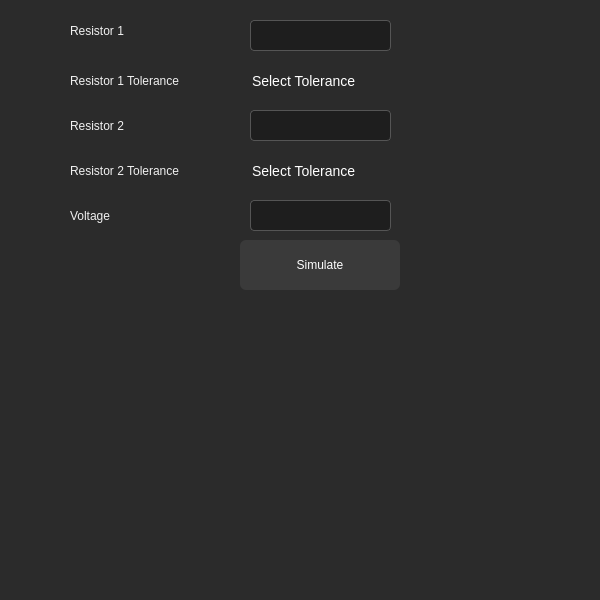
<?xml version="1.0" encoding="UTF-8"?>
<ui version="4.0">
 <class>MainWindow</class>
 <widget class="QMainWindow" name="MainWindow">
  <property name="geometry">
   <rect>
    <x>0</x>
    <y>0</y>
    <width>600</width>
    <height>600</height>
   </rect>
  </property>
  <property name="windowTitle">
   <string>Lab_Project</string>
  </property>
  <property name="autoFillBackground">
   <bool>false</bool>
  </property>
  <property name="styleSheet">
   <string notr="true">background-color: #2b2b2b;   /* macOS dark gray */
color: #f0f0f0;              /* slightly off-white text */
</string>
  </property>
  <widget class="QWidget" name="centralwidget">
   <widget class="QLineEdit" name="lineEdit">
    <property name="geometry">
     <rect>
      <x>250</x>
      <y>20</y>
      <width>141</width>
      <height>31</height>
     </rect>
    </property>
    <property name="layoutDirection">
     <enum>Qt::LeftToRight</enum>
    </property>
    <property name="styleSheet">
     <string notr="true">background-color: #1e1e1e;
color: #ffffff;
border: 1px solid #555;
border-radius: 4px;
padding: 3px;
</string>
    </property>
    <property name="text">
     <string/>
    </property>
   </widget>
   <widget class="QLabel" name="label">
    <property name="geometry">
     <rect>
      <x>70</x>
      <y>10</y>
      <width>121</width>
      <height>41</height>
     </rect>
    </property>
    <property name="layoutDirection">
     <enum>Qt::LeftToRight</enum>
    </property>
    <property name="text">
     <string>Resistor 1</string>
    </property>
   </widget>
   <widget class="QLabel" name="label_2">
    <property name="geometry">
     <rect>
      <x>70</x>
      <y>110</y>
      <width>121</width>
      <height>31</height>
     </rect>
    </property>
    <property name="layoutDirection">
     <enum>Qt::LeftToRight</enum>
    </property>
    <property name="text">
     <string>Resistor 2</string>
    </property>
   </widget>
   <widget class="QPushButton" name="pushButton">
    <property name="geometry">
     <rect>
      <x>240</x>
      <y>240</y>
      <width>160</width>
      <height>50</height>
     </rect>
    </property>
    <property name="layoutDirection">
     <enum>Qt::LeftToRight</enum>
    </property>
    <property name="autoFillBackground">
     <bool>false</bool>
    </property>
    <property name="styleSheet">
     <string notr="true">background-color: #3a3a3a;
color: #ffffff;
border-radius: 6px;
padding: 5px;
</string>
    </property>
    <property name="text">
     <string>Simulate</string>
    </property>
    <property name="shortcut">
     <string>Return</string>
    </property>
   </widget>
   <widget class="QLineEdit" name="lineEdit_3">
    <property name="geometry">
     <rect>
      <x>250</x>
      <y>200</y>
      <width>141</width>
      <height>31</height>
     </rect>
    </property>
    <property name="layoutDirection">
     <enum>Qt::LeftToRight</enum>
    </property>
    <property name="styleSheet">
     <string notr="true">background-color: #1e1e1e;
color: #ffffff;
border: 1px solid #555;
border-radius: 4px;
padding: 3px;
</string>
    </property>
    <property name="text">
     <string/>
    </property>
   </widget>
   <widget class="QLabel" name="label_3">
    <property name="geometry">
     <rect>
      <x>70</x>
      <y>190</y>
      <width>121</width>
      <height>51</height>
     </rect>
    </property>
    <property name="layoutDirection">
     <enum>Qt::LeftToRight</enum>
    </property>
    <property name="text">
     <string>Voltage</string>
    </property>
   </widget>
   <widget class="QLabel" name="label_4">
    <property name="geometry">
     <rect>
      <x>100</x>
      <y>340</y>
      <width>431</width>
      <height>171</height>
     </rect>
    </property>
    <property name="layoutDirection">
     <enum>Qt::LeftToRight</enum>
    </property>
    <property name="text">
     <string/>
    </property>
   </widget>
   <widget class="QLineEdit" name="lineEdit_2">
    <property name="geometry">
     <rect>
      <x>250</x>
      <y>110</y>
      <width>141</width>
      <height>31</height>
     </rect>
    </property>
    <property name="layoutDirection">
     <enum>Qt::LeftToRight</enum>
    </property>
    <property name="styleSheet">
     <string notr="true">background-color: #1e1e1e;
color: #ffffff;
border: 1px solid #555;
border-radius: 4px;
padding: 3px;
</string>
    </property>
    <property name="text">
     <string/>
    </property>
   </widget>
   <widget class="QLabel" name="label_5">
    <property name="geometry">
     <rect>
      <x>70</x>
      <y>60</y>
      <width>151</width>
      <height>41</height>
     </rect>
    </property>
    <property name="layoutDirection">
     <enum>Qt::LeftToRight</enum>
    </property>
    <property name="text">
     <string>Resistor 1 Tolerance</string>
    </property>
   </widget>
   <widget class="QLabel" name="label_6">
    <property name="geometry">
     <rect>
      <x>70</x>
      <y>150</y>
      <width>151</width>
      <height>41</height>
     </rect>
    </property>
    <property name="layoutDirection">
     <enum>Qt::LeftToRight</enum>
    </property>
    <property name="text">
     <string>Resistor 2 Tolerance</string>
    </property>
   </widget>
   <widget class="QComboBox" name="comboBox1">
    <property name="geometry">
     <rect>
      <x>240</x>
      <y>60</y>
      <width>171</width>
      <height>41</height>
     </rect>
    </property>
    <property name="minimumSize">
     <size>
      <width>160</width>
      <height>36</height>
     </size>
    </property>
    <property name="toolTip">
     <string>Template combo for Section column (Apple-style rose gradient)</string>
    </property>
    <property name="styleSheet">
     <string notr="true">QComboBox {
    background: qlineargradient(spread:pad, x1:0, y1:0.5, x2:1, y2:0.5,
        stop:0 rgba(255,140,90,255),
        stop:1 rgba(255,57,0,255));
    color: white;
    padding-left: 12px;
    padding-right: 30px;
    border-radius: 15px;
    font-size: 14px;
    min-height: 36px;
}

/* Arrow Area */
QComboBox::drop-down {
    width: 26px;
    border: none;
}

/* The arrow icon */
QComboBox::down-arrow {
    image: url(&quot;C:/Users/ibrah/Desktop/New folder 111/icons_exported/iphone_rose.png&quot;);
    width: 25px;
    height: 25px;
}
</string>
    </property>
    <item>
     <property name="text">
      <string>Select Tolerance</string>
     </property>
    </item>
    <item>
     <property name="text">
      <string>±10%</string>
     </property>
    </item>
    <item>
     <property name="text">
      <string>±5%</string>
     </property>
    </item>
   </widget>
   <widget class="QComboBox" name="comboBox2">
    <property name="geometry">
     <rect>
      <x>240</x>
      <y>150</y>
      <width>171</width>
      <height>41</height>
     </rect>
    </property>
    <property name="minimumSize">
     <size>
      <width>160</width>
      <height>36</height>
     </size>
    </property>
    <property name="toolTip">
     <string>Template combo for Section column (Apple-style rose gradient)</string>
    </property>
    <property name="styleSheet">
     <string notr="true">QComboBox {
    background: qlineargradient(spread:pad, x1:0, y1:0.5, x2:1, y2:0.5,
        stop:0 rgba(255,140,90,255),
        stop:1 rgba(255,57,0,255));
    color: white;
    padding-left: 12px;
    padding-right: 30px;
    border-radius: 15px;
    font-size: 14px;
    min-height: 36px;
}

/* Arrow Area */
QComboBox::drop-down {
    width: 26px;
    border: none;
}

/* The arrow icon */
QComboBox::down-arrow {
    image: url(&quot;C:/Users/ibrah/Desktop/New folder 111/icons_exported/iphone_rose.png&quot;);
    width: 25px;
    height: 25px;
}
</string>
    </property>
    <item>
     <property name="text">
      <string>Select Tolerance</string>
     </property>
    </item>
    <item>
     <property name="text">
      <string>±10%</string>
     </property>
    </item>
    <item>
     <property name="text">
      <string>±5%</string>
     </property>
    </item>
   </widget>
  </widget>
  <widget class="QMenuBar" name="menubar">
   <property name="geometry">
    <rect>
     <x>0</x>
     <y>0</y>
     <width>600</width>
     <height>22</height>
    </rect>
   </property>
  </widget>
  <widget class="QStatusBar" name="statusbar"/>
 </widget>
 <resources/>
 <connections/>
</ui>
